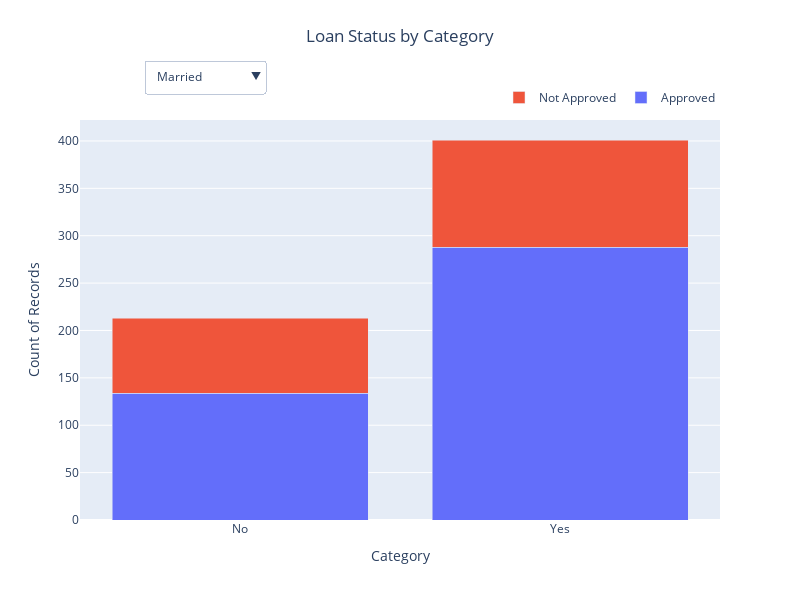

The notebook cell this image was saved under:
### Markdown cell above
### Loan Status by Category

### Code cell
import plotly.graph_objects as go
from plotly.subplots import make_subplots

categories = ['Married', 'Education', 'Self_Employed', 'Credit_History', 'Property_Area']

fig = make_subplots(rows=1, cols=1)

dropdown_menu = []

for category in categories:
    counts = train.groupby([category, 'Loan_Status']).size().unstack(fill_value=0)

    trace = go.Bar(x=counts.index, y=counts['Y'], name='Approved', offsetgroup=0)
    trace2 = go.Bar(x=counts.index, y=counts['N'], name='Not Approved', offsetgroup=0)

    dropdown_menu.append({'method': 'update',
                          'label': category,
                          'args': [{'x': [counts.index, counts.index],
                                    'y': [counts['Y'], counts['N']]}]})

    fig.add_trace(trace)
    fig.add_trace(trace2)

fig.update_layout(
    updatemenus=[{
        'active': 0,
        'buttons': dropdown_menu,
        'x': 0.1,
        'y': 1.15,
        'xanchor': 'left',
        'yanchor': 'top',
    }],
    barmode='stack',
    height=600,
    width=800,
    title={
        'text': "Loan Status by Category",
        'y': 0.95,
        'x': 0.5,
        'xanchor': 'center',
        'yanchor': 'top'
    },
    xaxis_title="Category",
    yaxis_title="Count of Records",
    legend=dict(
        orientation="h",
        yanchor="bottom",
        y=1.02,
        xanchor="right",
        x=1
    ),
    margin=dict(t=120)
)

for i in range(2, len(fig.data)):
    fig.data[i].visible = False

fig.show()

### Figure 1 — Plotly figure (JSON) as saved in the notebook; plotly's stock layout.template omitted (floating-point values rounded to 4 significant figures)
{"data": [{"name": "Approved", "offsetgroup": "0", "type": "bar", "x": ["No", "Yes"], "y": [134, 288]}, {"name": "Not Approved", "offsetgroup": "0", "type": "bar", "x": ["No", "Yes"], "y": [79, 113]}, {"name": "Approved", "offsetgroup": "0", "type": "bar", "visible": false, "x": ["Graduate", "Not Graduate"], "y": [340, 82]}, {"name": "Not Approved", "offsetgroup": "0", "type": "bar", "visible": false, "x": ["Graduate", "Not Graduate"], "y": [140, 52]}, {"name": "Approved", "offsetgroup": "0", "type": "bar", "visible": false, "x": ["No", "Yes"], "y": [366, 56]}, {"name": "Not Approved", "offsetgroup": "0", "type": "bar", "visible": false, "x": ["No", "Yes"], "y": [165, 27]}, {"name": "Approved", "offsetgroup": "0", "type": "bar", "visible": false, "x": [0, 1], "y": [8, 414]}, {"name": "Not Approved", "offsetgroup": "0", "type": "bar", "visible": false, "x": [0, 1], "y": [83, 109]}, {"name": "Approved", "offsetgroup": "0", "type": "bar", "visible": false, "x": ["Rural", "Semiurban", "Urban"], "y": [110, 179, 133]}, {"name": "Not Approved", "offsetgroup": "0", "type": "bar", "visible": false, "x": ["Rural", "Semiurban", "Urban"], "y": [69, 54, 69]}], "layout": {"barmode": "stack", "height": 600, "legend": {"orientation": "h", "x": 1, "xanchor": "right", "y": 1.02, "yanchor": "bottom"}, "margin": {"t": 120}, "title": {"text": "Loan Status by Category", "x": 0.5, "xanchor": "center", "y": 0.95, "yanchor": "top"}, "updatemenus": [{"active": 0, "buttons": [{"args": [{"x": [["No", "Yes"], ["No", "Yes"]], "y": [[134, 288], [79, 113]]}], "label": "Married", "method": "update"}, {"args": [{"x": [["Graduate", "Not Graduate"], ["Graduate", "Not Graduate"]], "y": [[340, 82], [140, 52]]}], "label": "Education", "method": "update"}, {"args": [{"x": [["No", "Yes"], ["No", "Yes"]], "y": [[366, 56], [165, 27]]}], "label": "Self_Employed", "method": "update"}, {"args": [{"x": [[0, 1], [0, 1]], "y": [[8, 414], [83, 109]]}], "label": "Credit_History", "method": "update"}, {"args": [{"x": [["Rural", "Semiurban", "Urban"], ["Rural", "Semiurban", "Urban"]], "y": [[110, 179, 133], [69, 54, 69]]}], "label": "Property_Area", "method": "update"}], "x": 0.1, "xanchor": "left", "y": 1.15, "yanchor": "top"}], "width": 800, "xaxis": {"anchor": "y", "domain": [0, 1], "title": {"text": "Category"}}, "yaxis": {"anchor": "x", "domain": [0, 1], "title": {"text": "Count of Records"}}}}
